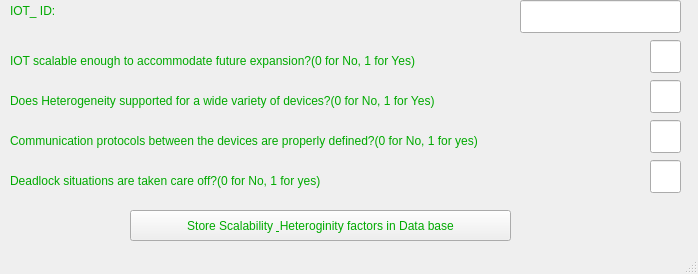
<?xml version="1.0" encoding="UTF-8"?>
<ui version="4.0">
 <class>MainWindow</class>
 <widget class="QMainWindow" name="MainWindow">
  <property name="geometry">
   <rect>
    <x>0</x>
    <y>0</y>
    <width>698</width>
    <height>274</height>
   </rect>
  </property>
  <property name="windowTitle">
   <string>Scalability &amp; Heteroginity factors</string>
  </property>
  <property name="styleSheet">
   <string notr="true">color: rgb(0, 170, 0);
font: 75 12pt &quot;MS Shell Dlg 2&quot;;</string>
  </property>
  <widget class="QWidget" name="centralwidget">
   <widget class="QPushButton" name="pushButton">
    <property name="geometry">
     <rect>
      <x>130</x>
      <y>210</y>
      <width>381</width>
      <height>31</height>
     </rect>
    </property>
    <property name="text">
     <string>Store Scalability &amp; Heteroginity factors in Data base</string>
    </property>
   </widget>
   <widget class="QLineEdit" name="lineEdit_3">
    <property name="geometry">
     <rect>
      <x>650</x>
      <y>40</y>
      <width>31</width>
      <height>33</height>
     </rect>
    </property>
   </widget>
   <widget class="QLineEdit" name="lineEdit_4">
    <property name="geometry">
     <rect>
      <x>650</x>
      <y>80</y>
      <width>31</width>
      <height>33</height>
     </rect>
    </property>
   </widget>
   <widget class="QLineEdit" name="lineEdit_5">
    <property name="geometry">
     <rect>
      <x>650</x>
      <y>120</y>
      <width>31</width>
      <height>33</height>
     </rect>
    </property>
   </widget>
   <widget class="QLineEdit" name="lineEdit_6">
    <property name="geometry">
     <rect>
      <x>650</x>
      <y>160</y>
      <width>31</width>
      <height>33</height>
     </rect>
    </property>
   </widget>
   <widget class="QLabel" name="label_3">
    <property name="geometry">
     <rect>
      <x>10</x>
      <y>50</y>
      <width>561</width>
      <height>21</height>
     </rect>
    </property>
    <property name="text">
     <string>IOT scalable enough to accommodate future expansion?(0 for No, 1 for Yes)</string>
    </property>
   </widget>
   <widget class="QLabel" name="label_4">
    <property name="geometry">
     <rect>
      <x>10</x>
      <y>90</y>
      <width>581</width>
      <height>21</height>
     </rect>
    </property>
    <property name="text">
     <string>Does Heterogeneity supported for a wide variety of devices?(0 for No, 1 for Yes)</string>
    </property>
   </widget>
   <widget class="QLabel" name="label_5">
    <property name="geometry">
     <rect>
      <x>10</x>
      <y>170</y>
      <width>431</width>
      <height>21</height>
     </rect>
    </property>
    <property name="text">
     <string>Deadlock situations are taken care off?(0 for No, 1 for yes)</string>
    </property>
   </widget>
   <widget class="QLabel" name="label_6">
    <property name="geometry">
     <rect>
      <x>10</x>
      <y>131</y>
      <width>641</width>
      <height>20</height>
     </rect>
    </property>
    <property name="text">
     <string>Communication protocols between the devices are properly defined?(0 for No, 1 for yes)</string>
    </property>
   </widget>
   <widget class="QLineEdit" name="lineEdit_9">
    <property name="geometry">
     <rect>
      <x>520</x>
      <y>0</y>
      <width>161</width>
      <height>33</height>
     </rect>
    </property>
   </widget>
   <widget class="QLabel" name="label_7">
    <property name="geometry">
     <rect>
      <x>10</x>
      <y>0</y>
      <width>131</width>
      <height>21</height>
     </rect>
    </property>
    <property name="text">
     <string>IOT_ ID:</string>
    </property>
   </widget>
  </widget>
  <widget class="QStatusBar" name="statusbar"/>
 </widget>
 <resources/>
 <connections/>
</ui>
